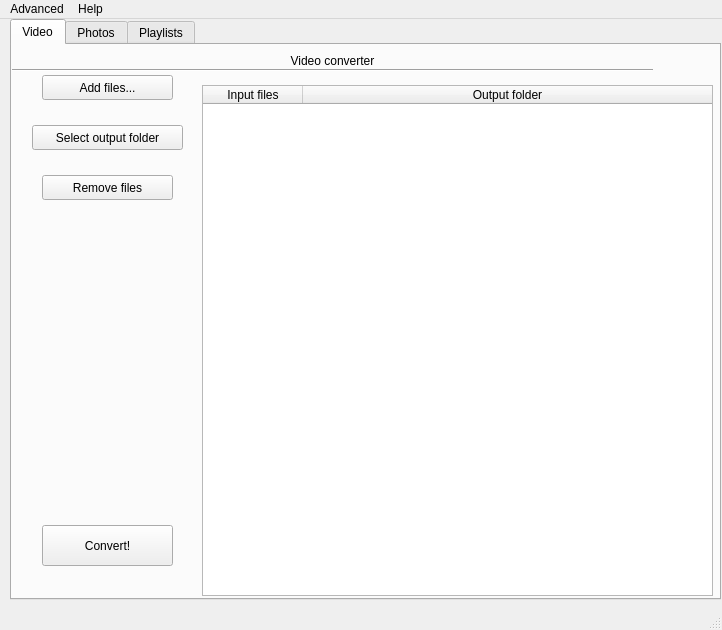
<?xml version="1.0" encoding="UTF-8"?>
<ui version="4.0">
 <class>MainWindow</class>
 <widget class="QMainWindow" name="MainWindow">
  <property name="geometry">
   <rect>
    <x>0</x>
    <y>0</y>
    <width>722</width>
    <height>630</height>
   </rect>
  </property>
  <property name="windowTitle">
   <string>video4fuze 0.5</string>
  </property>
  <property name="windowIcon">
   <iconset resource="../video4fuze.qrc">
    <normaloff>:/icons/blue.png</normaloff>:/icons/blue.png</iconset>
  </property>
  <property name="locale">
   <locale language="C" country="AnyCountry"/>
  </property>
  <property name="unifiedTitleAndToolBarOnMac">
   <bool>true</bool>
  </property>
  <widget class="QWidget" name="centralWidget">
   <widget class="QTabWidget" name="tabWidget">
    <property name="geometry">
     <rect>
      <x>10</x>
      <y>0</y>
      <width>711</width>
      <height>581</height>
     </rect>
    </property>
    <property name="currentIndex">
     <number>0</number>
    </property>
    <widget class="QWidget" name="Video">
     <attribute name="title">
      <string>Video</string>
     </attribute>
     <widget class="QLabel" name="label">
      <property name="geometry">
       <rect>
        <x>-50</x>
        <y>180</y>
        <width>281</width>
        <height>271</height>
       </rect>
      </property>
      <property name="text">
       <string/>
      </property>
      <property name="pixmap">
       <pixmap resource="../video4fuze.qrc">:/icons/black.png</pixmap>
      </property>
      <property name="scaledContents">
       <bool>true</bool>
      </property>
      <property name="alignment">
       <set>Qt::AlignCenter</set>
      </property>
     </widget>
     <widget class="QPushButton" name="AddButton">
      <property name="geometry">
       <rect>
        <x>30</x>
        <y>30</y>
        <width>131</width>
        <height>25</height>
       </rect>
      </property>
      <property name="minimumSize">
       <size>
        <width>131</width>
        <height>25</height>
       </size>
      </property>
      <property name="text">
       <string>Add files...</string>
      </property>
     </widget>
     <widget class="QPushButton" name="RemoveButton">
      <property name="geometry">
       <rect>
        <x>30</x>
        <y>130</y>
        <width>131</width>
        <height>25</height>
       </rect>
      </property>
      <property name="minimumSize">
       <size>
        <width>131</width>
        <height>25</height>
       </size>
      </property>
      <property name="text">
       <string>Remove files</string>
      </property>
     </widget>
     <widget class="QTableWidget" name="tableWidget">
      <property name="geometry">
       <rect>
        <x>190</x>
        <y>40</y>
        <width>511</width>
        <height>511</height>
       </rect>
      </property>
      <property name="acceptDrops">
       <bool>true</bool>
      </property>
      <property name="editTriggers">
       <set>QAbstractItemView::NoEditTriggers</set>
      </property>
      <property name="dragDropMode">
       <enum>QAbstractItemView::NoDragDrop</enum>
      </property>
      <property name="alternatingRowColors">
       <bool>true</bool>
      </property>
      <property name="selectionMode">
       <enum>QAbstractItemView::MultiSelection</enum>
      </property>
      <property name="selectionBehavior">
       <enum>QAbstractItemView::SelectRows</enum>
      </property>
      <property name="showGrid">
       <bool>false</bool>
      </property>
      <attribute name="horizontalHeaderStretchLastSection">
       <bool>true</bool>
      </attribute>
      <column>
       <property name="text">
        <string>Input files</string>
       </property>
      </column>
      <column>
       <property name="text">
        <string>Output folder</string>
       </property>
      </column>
     </widget>
     <widget class="QPushButton" name="SelectOutputButton">
      <property name="geometry">
       <rect>
        <x>20</x>
        <y>80</y>
        <width>151</width>
        <height>25</height>
       </rect>
      </property>
      <property name="minimumSize">
       <size>
        <width>131</width>
        <height>25</height>
       </size>
      </property>
      <property name="text">
       <string>Select output folder</string>
      </property>
     </widget>
     <widget class="QPushButton" name="ConvertButton">
      <property name="geometry">
       <rect>
        <x>30</x>
        <y>480</y>
        <width>131</width>
        <height>41</height>
       </rect>
      </property>
      <property name="minimumSize">
       <size>
        <width>131</width>
        <height>25</height>
       </size>
      </property>
      <property name="text">
       <string>Convert!</string>
      </property>
     </widget>
     <widget class="Line" name="line">
      <property name="geometry">
       <rect>
        <x>0</x>
        <y>10</y>
        <width>641</width>
        <height>31</height>
       </rect>
      </property>
      <property name="orientation">
       <enum>Qt::Horizontal</enum>
      </property>
     </widget>
     <widget class="QLabel" name="label_4">
      <property name="geometry">
       <rect>
        <x>10</x>
        <y>0</y>
        <width>621</width>
        <height>31</height>
       </rect>
      </property>
      <property name="frameShadow">
       <enum>QFrame::Raised</enum>
      </property>
      <property name="text">
       <string>Video converter</string>
      </property>
      <property name="scaledContents">
       <bool>true</bool>
      </property>
      <property name="alignment">
       <set>Qt::AlignCenter</set>
      </property>
      <property name="wordWrap">
       <bool>true</bool>
      </property>
     </widget>
    </widget>
    <widget class="QWidget" name="Image">
     <attribute name="title">
      <string>Photos</string>
     </attribute>
     <widget class="QLabel" name="label_2">
      <property name="geometry">
       <rect>
        <x>-50</x>
        <y>180</y>
        <width>281</width>
        <height>271</height>
       </rect>
      </property>
      <property name="text">
       <string/>
      </property>
      <property name="pixmap">
       <pixmap resource="../video4fuze.qrc">:/icons/red.png</pixmap>
      </property>
      <property name="scaledContents">
       <bool>true</bool>
      </property>
      <property name="alignment">
       <set>Qt::AlignCenter</set>
      </property>
     </widget>
     <widget class="QPushButton" name="AddButton_2">
      <property name="geometry">
       <rect>
        <x>30</x>
        <y>30</y>
        <width>131</width>
        <height>25</height>
       </rect>
      </property>
      <property name="minimumSize">
       <size>
        <width>131</width>
        <height>25</height>
       </size>
      </property>
      <property name="text">
       <string>Add images...</string>
      </property>
     </widget>
     <widget class="QPushButton" name="RemoveButton_2">
      <property name="geometry">
       <rect>
        <x>30</x>
        <y>130</y>
        <width>131</width>
        <height>25</height>
       </rect>
      </property>
      <property name="minimumSize">
       <size>
        <width>131</width>
        <height>25</height>
       </size>
      </property>
      <property name="text">
       <string>Remove files</string>
      </property>
     </widget>
     <widget class="QTableWidget" name="tableWidget_2">
      <property name="geometry">
       <rect>
        <x>190</x>
        <y>40</y>
        <width>511</width>
        <height>511</height>
       </rect>
      </property>
      <property name="acceptDrops">
       <bool>true</bool>
      </property>
      <property name="editTriggers">
       <set>QAbstractItemView::NoEditTriggers</set>
      </property>
      <property name="dragDropMode">
       <enum>QAbstractItemView::NoDragDrop</enum>
      </property>
      <property name="alternatingRowColors">
       <bool>true</bool>
      </property>
      <property name="selectionMode">
       <enum>QAbstractItemView::MultiSelection</enum>
      </property>
      <property name="selectionBehavior">
       <enum>QAbstractItemView::SelectRows</enum>
      </property>
      <property name="iconSize">
       <size>
        <width>40</width>
        <height>40</height>
       </size>
      </property>
      <property name="showGrid">
       <bool>false</bool>
      </property>
      <attribute name="horizontalHeaderStretchLastSection">
       <bool>true</bool>
      </attribute>
      <column>
       <property name="text">
        <string>Input files</string>
       </property>
      </column>
      <column>
       <property name="text">
        <string>Output folder</string>
       </property>
      </column>
     </widget>
     <widget class="QPushButton" name="SelectOutputButton_2">
      <property name="geometry">
       <rect>
        <x>20</x>
        <y>80</y>
        <width>151</width>
        <height>25</height>
       </rect>
      </property>
      <property name="minimumSize">
       <size>
        <width>131</width>
        <height>25</height>
       </size>
      </property>
      <property name="text">
       <string>Select output folder</string>
      </property>
     </widget>
     <widget class="QPushButton" name="ConvertButton_2">
      <property name="geometry">
       <rect>
        <x>30</x>
        <y>480</y>
        <width>131</width>
        <height>41</height>
       </rect>
      </property>
      <property name="minimumSize">
       <size>
        <width>131</width>
        <height>25</height>
       </size>
      </property>
      <property name="text">
       <string>Convert!</string>
      </property>
     </widget>
     <widget class="Line" name="line_2">
      <property name="geometry">
       <rect>
        <x>0</x>
        <y>10</y>
        <width>641</width>
        <height>31</height>
       </rect>
      </property>
      <property name="orientation">
       <enum>Qt::Horizontal</enum>
      </property>
     </widget>
     <widget class="QLabel" name="label_5">
      <property name="geometry">
       <rect>
        <x>10</x>
        <y>0</y>
        <width>621</width>
        <height>31</height>
       </rect>
      </property>
      <property name="frameShadow">
       <enum>QFrame::Raised</enum>
      </property>
      <property name="text">
       <string>Image converter</string>
      </property>
      <property name="scaledContents">
       <bool>true</bool>
      </property>
      <property name="alignment">
       <set>Qt::AlignCenter</set>
      </property>
      <property name="wordWrap">
       <bool>true</bool>
      </property>
     </widget>
    </widget>
    <widget class="QWidget" name="Playlists">
     <attribute name="title">
      <string>Playlists</string>
     </attribute>
     <widget class="QPushButton" name="SavePlaylist">
      <property name="geometry">
       <rect>
        <x>30</x>
        <y>480</y>
        <width>131</width>
        <height>41</height>
       </rect>
      </property>
      <property name="minimumSize">
       <size>
        <width>131</width>
        <height>25</height>
       </size>
      </property>
      <property name="text">
       <string>Save playlist</string>
      </property>
     </widget>
     <widget class="QPushButton" name="SongsFromSD">
      <property name="geometry">
       <rect>
        <x>10</x>
        <y>100</y>
        <width>171</width>
        <height>31</height>
       </rect>
      </property>
      <property name="minimumSize">
       <size>
        <width>131</width>
        <height>25</height>
       </size>
      </property>
      <property name="toolTip">
       <string>Choose songs from µSD card</string>
      </property>
      <property name="text">
       <string>Fuze's µSD slot</string>
      </property>
     </widget>
     <widget class="QPushButton" name="RemoveButton_3">
      <property name="geometry">
       <rect>
        <x>30</x>
        <y>140</y>
        <width>131</width>
        <height>25</height>
       </rect>
      </property>
      <property name="minimumSize">
       <size>
        <width>131</width>
        <height>25</height>
       </size>
      </property>
      <property name="text">
       <string>Remove songs</string>
      </property>
     </widget>
     <widget class="QPushButton" name="SongsFromFuze">
      <property name="geometry">
       <rect>
        <x>10</x>
        <y>60</y>
        <width>171</width>
        <height>31</height>
       </rect>
      </property>
      <property name="minimumSize">
       <size>
        <width>131</width>
        <height>25</height>
       </size>
      </property>
      <property name="toolTip">
       <string>Choose songs from the fuze's internal memory</string>
      </property>
      <property name="text">
       <string>Fuze's internal storage</string>
      </property>
     </widget>
     <widget class="QLabel" name="label_3">
      <property name="geometry">
       <rect>
        <x>-50</x>
        <y>180</y>
        <width>281</width>
        <height>271</height>
       </rect>
      </property>
      <property name="text">
       <string/>
      </property>
      <property name="pixmap">
       <pixmap resource="../video4fuze.qrc">:/icons/silver.png</pixmap>
      </property>
      <property name="scaledContents">
       <bool>true</bool>
      </property>
      <property name="alignment">
       <set>Qt::AlignCenter</set>
      </property>
     </widget>
     <widget class="QListWidget" name="playlistWidget">
      <property name="geometry">
       <rect>
        <x>190</x>
        <y>61</y>
        <width>511</width>
        <height>491</height>
       </rect>
      </property>
      <property name="autoFillBackground">
       <bool>true</bool>
      </property>
      <property name="frameShape">
       <enum>QFrame::StyledPanel</enum>
      </property>
      <property name="frameShadow">
       <enum>QFrame::Plain</enum>
      </property>
      <property name="verticalScrollBarPolicy">
       <enum>Qt::ScrollBarAlwaysOn</enum>
      </property>
      <property name="horizontalScrollBarPolicy">
       <enum>Qt::ScrollBarAlwaysOn</enum>
      </property>
      <property name="dragDropMode">
       <enum>QAbstractItemView::InternalMove</enum>
      </property>
      <property name="alternatingRowColors">
       <bool>true</bool>
      </property>
      <property name="selectionMode">
       <enum>QAbstractItemView::ContiguousSelection</enum>
      </property>
      <property name="selectionBehavior">
       <enum>QAbstractItemView::SelectRows</enum>
      </property>
      <property name="iconSize">
       <size>
        <width>40</width>
        <height>40</height>
       </size>
      </property>
     </widget>
     <widget class="QLabel" name="label_6">
      <property name="geometry">
       <rect>
        <x>10</x>
        <y>0</y>
        <width>621</width>
        <height>31</height>
       </rect>
      </property>
      <property name="frameShadow">
       <enum>QFrame::Raised</enum>
      </property>
      <property name="text">
       <string>Playlist editor: Add songs from µSD or internal flash</string>
      </property>
      <property name="scaledContents">
       <bool>true</bool>
      </property>
      <property name="alignment">
       <set>Qt::AlignCenter</set>
      </property>
      <property name="wordWrap">
       <bool>true</bool>
      </property>
     </widget>
     <widget class="Line" name="line_3">
      <property name="geometry">
       <rect>
        <x>0</x>
        <y>10</y>
        <width>641</width>
        <height>31</height>
       </rect>
      </property>
      <property name="orientation">
       <enum>Qt::Horizontal</enum>
      </property>
     </widget>
     <widget class="QPushButton" name="OpenPlaylist">
      <property name="geometry">
       <rect>
        <x>30</x>
        <y>30</y>
        <width>131</width>
        <height>25</height>
       </rect>
      </property>
      <property name="minimumSize">
       <size>
        <width>131</width>
        <height>25</height>
       </size>
      </property>
      <property name="toolTip">
       <string>Load an existing playlist</string>
      </property>
      <property name="text">
       <string>Open playlist</string>
      </property>
     </widget>
     <widget class="QPushButton" name="ToggleSort">
      <property name="geometry">
       <rect>
        <x>360</x>
        <y>30</y>
        <width>161</width>
        <height>25</height>
       </rect>
      </property>
      <property name="minimumSize">
       <size>
        <width>131</width>
        <height>25</height>
       </size>
      </property>
      <property name="toolTip">
       <string>Load an existing playlist</string>
      </property>
      <property name="text">
       <string>Sort alphabetically</string>
      </property>
     </widget>
    </widget>
   </widget>
  </widget>
  <widget class="QStatusBar" name="statusBar"/>
  <widget class="QMenuBar" name="menuBar">
   <property name="geometry">
    <rect>
     <x>0</x>
     <y>0</y>
     <width>722</width>
     <height>22</height>
    </rect>
   </property>
   <widget class="QMenu" name="menuHelp">
    <property name="title">
     <string>Help</string>
    </property>
    <addaction name="actionAbout_video4fuze"/>
    <addaction name="actionAbout_Qt"/>
   </widget>
   <widget class="QMenu" name="menuAdvanced">
    <property name="title">
     <string>Advanced</string>
    </property>
    <addaction name="actionPreferences"/>
   </widget>
   <addaction name="menuAdvanced"/>
   <addaction name="menuHelp"/>
  </widget>
  <action name="actionAdd_file">
   <property name="text">
    <string>Add files...</string>
   </property>
  </action>
  <action name="actionAbout_video4fuze">
   <property name="text">
    <string>About video4fuze</string>
   </property>
  </action>
  <action name="actionAbout_Qt">
   <property name="text">
    <string>About Qt</string>
   </property>
  </action>
  <action name="actionRemove_selected_files">
   <property name="text">
    <string>Remove selected files</string>
   </property>
   <property name="shortcut">
    <string notr="true">Del</string>
   </property>
  </action>
  <action name="actionSelect_output_folder">
   <property name="text">
    <string>Select output folder</string>
   </property>
  </action>
  <action name="actionPreferences">
   <property name="text">
    <string>Preferences</string>
   </property>
  </action>
 </widget>
 <resources>
  <include location="../video4fuze.qrc"/>
 </resources>
 <connections/>
</ui>
